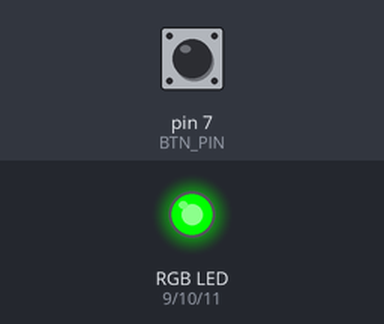
Bench run of a sketch on a simulated Arduino Uno, built with avr-gcc and run on an emulated ATmega328P. On the bench: an RGB LED mixed from three pins (HIGH = lit). The inputs (shaded band) are chosen by the test bench; at power-on: pin 7 (BTN_PIN) HIGH. What the sketch prints to the serial monitor is not drawn.

Above: at 12.8 s.
At 25.61 s:
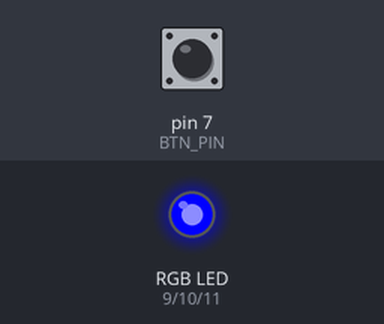
At 38.42 s:
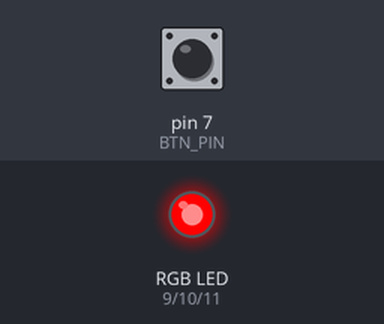
Timing chart, 0 to 40.0 s (numbered marks = the images above):
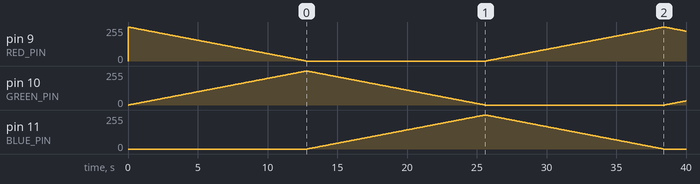

Measured:
- by itself, pin 11 (BLUE_PIN): rises from 0/255 to 255/255 in 12.7 s, then falls to 0/255 in 12.8 s

The sketch:

mood-lamp.ino
```cpp
const int RED_PIN = 9;
const int GREEN_PIN = 10;
const int BLUE_PIN = 11;
const int BTN_PIN = 7;

int DISPLAY_TIME = 50;  // In milliseconds, we like 50
unsigned long SHOW_DURATION = 1800000; //30 minutes
unsigned long startTime = 0;
bool isFinished = false;

void setup() {
  Serial.begin(9600);
  pinMode(RED_PIN, OUTPUT);
  pinMode(GREEN_PIN, OUTPUT);
  pinMode(BLUE_PIN, OUTPUT);
  pinMode(BTN_PIN, INPUT);

  startTime = millis();
  Serial.println("Setup");
}


void loop() {
  int button = digitalRead(BTN_PIN);
  if (button == LOW) {
    Serial.println("BUTTON LOW");
    startTime = millis();
    isFinished = false;
  }

  if (isFinished) {
    return;
  }

  if (startTime + SHOW_DURATION >= millis()) {
    showSpectrum();
  } else {
    turnOffTheLights();
    isFinished = true;
  }
}

void turnOffTheLights() {
  digitalWrite(RED_PIN, LOW);
  digitalWrite(GREEN_PIN, LOW);
  digitalWrite(BLUE_PIN, LOW);
}

void showSpectrum() {
  int x;
  for (x = 0; x < 768; x++) {
    showRGB(x);
    delay(DISPLAY_TIME); //let's the light stay on for a little while
  }
}

void showRGB(int color) {
  int redIntensity;
  int greenIntensity;
  int blueIntensity;

  if (color <= 255) {
    redIntensity = 255 - color;    // red goes from on to off
    greenIntensity = color;        // green goes from off to on
    blueIntensity = 0;             // blue is always off
  } else if (color <= 511) {
    redIntensity = 0;                     // red is always off
    greenIntensity = 255 - (color - 256); // green on to off
    blueIntensity = (color - 256);        // blue off to on
  } else {
    redIntensity = (color - 512);         // red off to on
    greenIntensity = 0;                   // green is always off
    blueIntensity = 255 - (color - 512);  // blue on to off
  }

  analogWrite(RED_PIN, redIntensity);
  analogWrite(BLUE_PIN, blueIntensity);
  analogWrite(GREEN_PIN, greenIntensity);
}
```
